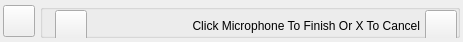
<?xml version="1.0" encoding="UTF-8"?>
<ui version="4.0">
 <class>InputVoiceWidget</class>
 <widget class="QWidget" name="InputVoiceWidget">
  <property name="geometry">
   <rect>
    <x>0</x>
    <y>0</y>
    <width>463</width>
    <height>42</height>
   </rect>
  </property>
  <property name="sizePolicy">
   <sizepolicy hsizetype="Expanding" vsizetype="Fixed">
    <horstretch>0</horstretch>
    <verstretch>0</verstretch>
   </sizepolicy>
  </property>
  <property name="minimumSize">
   <size>
    <width>0</width>
    <height>42</height>
   </size>
  </property>
  <property name="maximumSize">
   <size>
    <width>16777215</width>
    <height>42</height>
   </size>
  </property>
  <property name="windowTitle">
   <string>Form</string>
  </property>
  <property name="styleSheet">
   <string notr="true"/>
  </property>
  <layout class="QGridLayout" name="gridLayout">
   <property name="leftMargin">
    <number>0</number>
   </property>
   <property name="topMargin">
    <number>0</number>
   </property>
   <property name="rightMargin">
    <number>0</number>
   </property>
   <property name="bottomMargin">
    <number>0</number>
   </property>
   <property name="spacing">
    <number>0</number>
   </property>
   <item row="0" column="0">
    <widget class="QFrame" name="m_MainFrame">
     <property name="sizePolicy">
      <sizepolicy hsizetype="Preferred" vsizetype="Fixed">
       <horstretch>0</horstretch>
       <verstretch>0</verstretch>
      </sizepolicy>
     </property>
     <property name="minimumSize">
      <size>
       <width>0</width>
       <height>42</height>
      </size>
     </property>
     <property name="maximumSize">
      <size>
       <width>16777215</width>
       <height>42</height>
      </size>
     </property>
     <property name="frameShape">
      <enum>QFrame::NoFrame</enum>
     </property>
     <property name="frameShadow">
      <enum>QFrame::Raised</enum>
     </property>
     <layout class="QHBoxLayout" name="horizontalLayout">
      <property name="spacing">
       <number>5</number>
      </property>
      <property name="leftMargin">
       <number>3</number>
      </property>
      <property name="topMargin">
       <number>3</number>
      </property>
      <property name="rightMargin">
       <number>3</number>
      </property>
      <property name="bottomMargin">
       <number>3</number>
      </property>
      <item>
       <widget class="VxPushButton" name="m_BackButton">
        <property name="sizePolicy">
         <sizepolicy hsizetype="Fixed" vsizetype="Fixed">
          <horstretch>0</horstretch>
          <verstretch>0</verstretch>
         </sizepolicy>
        </property>
        <property name="minimumSize">
         <size>
          <width>32</width>
          <height>32</height>
         </size>
        </property>
        <property name="maximumSize">
         <size>
          <width>32</width>
          <height>32</height>
         </size>
        </property>
        <property name="text">
         <string notr="true"/>
        </property>
        <property name="iconSize">
         <size>
          <width>32</width>
          <height>32</height>
         </size>
        </property>
       </widget>
      </item>
      <item>
       <widget class="QGroupBox" name="m_InputVoiceGroupBox">
        <property name="sizePolicy">
         <sizepolicy hsizetype="Expanding" vsizetype="Fixed">
          <horstretch>0</horstretch>
          <verstretch>0</verstretch>
         </sizepolicy>
        </property>
        <property name="minimumSize">
         <size>
          <width>0</width>
          <height>34</height>
         </size>
        </property>
        <property name="maximumSize">
         <size>
          <width>16777215</width>
          <height>34</height>
         </size>
        </property>
        <property name="styleSheet">
         <string notr="true"/>
        </property>
        <layout class="QHBoxLayout" name="horizontalLayout_3">
         <property name="spacing">
          <number>5</number>
         </property>
         <property name="leftMargin">
          <number>0</number>
         </property>
         <property name="topMargin">
          <number>0</number>
         </property>
         <property name="rightMargin">
          <number>0</number>
         </property>
         <property name="bottomMargin">
          <number>0</number>
         </property>
         <item>
          <widget class="QLabel" name="m_RecLenLabel">
           <property name="text">
            <string/>
           </property>
          </widget>
         </item>
         <item>
          <widget class="VxPushButton" name="m_CancelRecordButton">
           <property name="sizePolicy">
            <sizepolicy hsizetype="Fixed" vsizetype="Fixed">
             <horstretch>0</horstretch>
             <verstretch>0</verstretch>
            </sizepolicy>
           </property>
           <property name="minimumSize">
            <size>
             <width>32</width>
             <height>32</height>
            </size>
           </property>
           <property name="maximumSize">
            <size>
             <width>32</width>
             <height>32</height>
            </size>
           </property>
           <property name="text">
            <string notr="true"/>
           </property>
           <property name="iconSize">
            <size>
             <width>32</width>
             <height>32</height>
            </size>
           </property>
          </widget>
         </item>
         <item>
          <widget class="QLabel" name="m_SlideToCancleLabel">
           <property name="sizePolicy">
            <sizepolicy hsizetype="Expanding" vsizetype="Fixed">
             <horstretch>0</horstretch>
             <verstretch>0</verstretch>
            </sizepolicy>
           </property>
           <property name="minimumSize">
            <size>
             <width>0</width>
             <height>32</height>
            </size>
           </property>
           <property name="maximumSize">
            <size>
             <width>16777215</width>
             <height>32</height>
            </size>
           </property>
           <property name="text">
            <string>Click Microphone To Finish Or X To Cancel</string>
           </property>
           <property name="alignment">
            <set>Qt::AlignRight|Qt::AlignTrailing|Qt::AlignVCenter</set>
           </property>
          </widget>
         </item>
         <item>
          <widget class="VxPushButton" name="m_RecVoiceButton">
           <property name="sizePolicy">
            <sizepolicy hsizetype="Fixed" vsizetype="Fixed">
             <horstretch>0</horstretch>
             <verstretch>0</verstretch>
            </sizepolicy>
           </property>
           <property name="minimumSize">
            <size>
             <width>32</width>
             <height>32</height>
            </size>
           </property>
           <property name="maximumSize">
            <size>
             <width>32</width>
             <height>32</height>
            </size>
           </property>
           <property name="text">
            <string notr="true"/>
           </property>
           <property name="iconSize">
            <size>
             <width>32</width>
             <height>32</height>
            </size>
           </property>
          </widget>
         </item>
        </layout>
       </widget>
      </item>
     </layout>
    </widget>
   </item>
  </layout>
 </widget>
 <customwidgets>
  <customwidget>
   <class>VxPushButton</class>
   <extends>QPushButton</extends>
   <header>VxPushButton.h</header>
  </customwidget>
 </customwidgets>
 <resources/>
 <connections/>
</ui>
